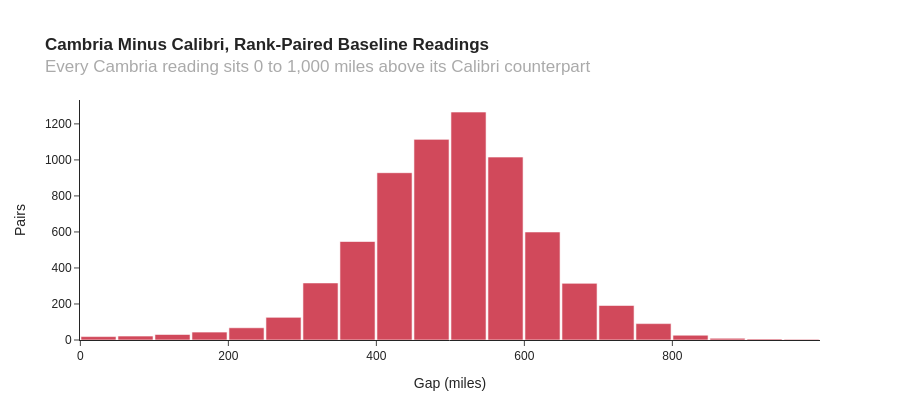

This figure's notebook cell:
### Code cell
fig = px.histogram(
    twin_gap,
    nbins=40,
    height=420,
    color_discrete_sequence=['#D1495B'],
    title='<b>Cambria Minus Calibri, Rank-Paired Baseline Readings</b><br>'
          '<span style="color: #aaa">Every Cambria reading sits 0 to 1,000 miles above its Calibri counterpart</span>',
    labels={'value': 'Gap (miles)'},
)
fig.update_layout(yaxis_title_text='Pairs', showlegend=False, bargap=0.05)
fig.show()

### Figure 1 — Plotly figure (JSON) as saved in the notebook; plotly's stock layout.template omitted (floating-point values rounded to 4 significant figures; data arrays with more than 128 entries replaced by an {"elided": "..."} marker saying what was removed)
{"data": [{"bingroup": "x", "hovertemplate": "variable=gap<br>Gap (miles)=%{x}<br>count=%{y}<extra></extra>", "legendgroup": "gap", "marker": {"color": "#D1495B", "pattern": {"shape": ""}}, "name": "gap", "nbinsx": 40, "orientation": "v", "showlegend": true, "type": "histogram", "x": {"elided": "6744 int values"}, "xaxis": "x", "yaxis": "y"}], "layout": {"bargap": 0.05, "barmode": "relative", "height": 420, "legend": {"title": {"text": "variable"}, "tracegroupgap": 0}, "showlegend": false, "title": {"text": "<b>Cambria Minus Calibri, Rank-Paired Baseline Readings</b><br><span style=\"color: #aaa\">Every Cambria reading sits 0 to 1,000 miles above its Calibri counterpart</span>"}, "xaxis": {"anchor": "y", "domain": [0.0, 1.0], "title": {"text": "Gap (miles)"}}, "yaxis": {"anchor": "x", "domain": [0.0, 1.0], "title": {"text": "Pairs"}}}}
